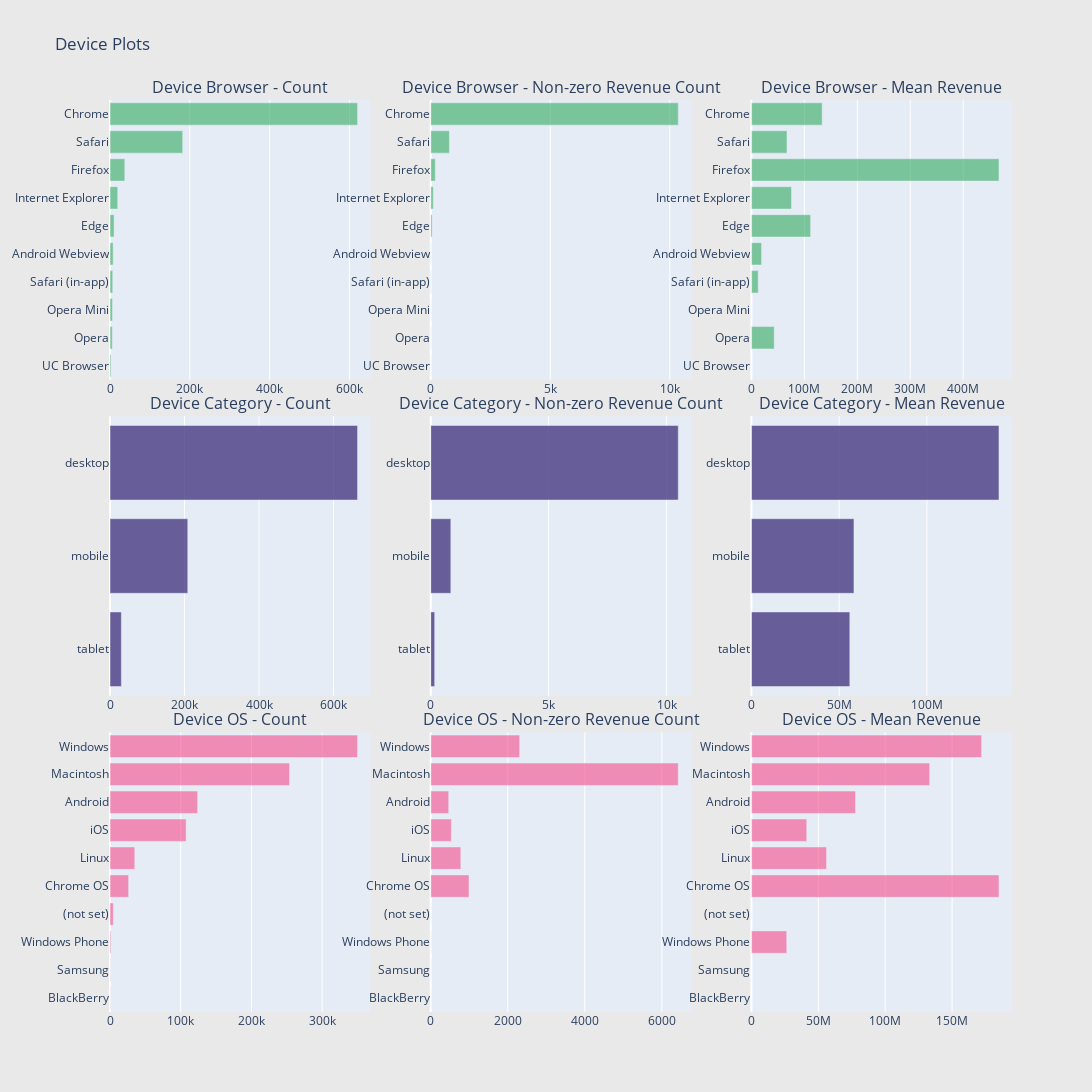

The code cell stored with this chart in its notebook:
### Code cell
def horizontal_bar_chart(cnt_srs, color):
    trace = go.Bar(
        y=cnt_srs.index[::-1],
        x=cnt_srs.values[::-1],
        showlegend=False,
        orientation = 'h',
        marker=dict(
            color=color,
        ),
    )
    return trace

# Device Browser
cnt_srs = train_df.groupby('device.browser')['totals.transactionRevenue'].agg(['size', 'count', 'mean'])
cnt_srs.columns = ["count", "count of non-zero revenue", "mean"]
cnt_srs = cnt_srs.sort_values(by="count", ascending=False)
trace1 = horizontal_bar_chart(cnt_srs["count"].head(10), 'rgba(50, 171, 96, 0.6)')
trace2 = horizontal_bar_chart(cnt_srs["count of non-zero revenue"].head(10), 'rgba(50, 171, 96, 0.6)')
trace3 = horizontal_bar_chart(cnt_srs["mean"].head(10), 'rgba(50, 171, 96, 0.6)')

# Device Category
cnt_srs = train_df.groupby('device.deviceCategory')['totals.transactionRevenue'].agg(['size', 'count', 'mean'])
cnt_srs.columns = ["count", "count of non-zero revenue", "mean"]
cnt_srs = cnt_srs.sort_values(by="count", ascending=False)
trace4 = horizontal_bar_chart(cnt_srs["count"].head(10), 'rgba(71, 58, 131, 0.8)')
trace5 = horizontal_bar_chart(cnt_srs["count of non-zero revenue"].head(10), 'rgba(71, 58, 131, 0.8)')
trace6 = horizontal_bar_chart(cnt_srs["mean"].head(10), 'rgba(71, 58, 131, 0.8)')

# Operating system
cnt_srs = train_df.groupby('device.operatingSystem')['totals.transactionRevenue'].agg(['size', 'count', 'mean'])
cnt_srs.columns = ["count", "count of non-zero revenue", "mean"]
cnt_srs = cnt_srs.sort_values(by="count", ascending=False)
trace7 = horizontal_bar_chart(cnt_srs["count"].head(10), 'rgba(246, 78, 139, 0.6)')
trace8 = horizontal_bar_chart(cnt_srs["count of non-zero revenue"].head(10),'rgba(246, 78, 139, 0.6)')
trace9 = horizontal_bar_chart(cnt_srs["mean"].head(10),'rgba(246, 78, 139, 0.6)')

# Creating two subplots
fig = tools.make_subplots(rows=3, cols=3, vertical_spacing=0.04, 
                          subplot_titles=["Device Browser - Count", "Device Browser - Non-zero Revenue Count", "Device Browser - Mean Revenue",
                                          "Device Category - Count",  "Device Category - Non-zero Revenue Count", "Device Category - Mean Revenue", 
                                          "Device OS - Count", "Device OS - Non-zero Revenue Count", "Device OS - Mean Revenue"])

fig.append_trace(trace1, 1, 1)
fig.append_trace(trace2, 1, 2)
fig.append_trace(trace3, 1, 3)
fig.append_trace(trace4, 2, 1)
fig.append_trace(trace5, 2, 2)
fig.append_trace(trace6, 2, 3)
fig.append_trace(trace7, 3, 1)
fig.append_trace(trace8, 3, 2)
fig.append_trace(trace9, 3, 3)

fig['layout'].update(height=1200, width=1200, paper_bgcolor='rgb(233,233,233)', title="Device Plots")
py.iplot(fig, filename='device-plots')

### Figure 1 — Plotly figure (JSON) as saved in the notebook; plotly's stock layout.template omitted (floating-point values rounded to 4 significant figures)
{"data": [{"marker": {"color": "rgba(50, 171, 96, 0.6)"}, "orientation": "h", "showlegend": false, "type": "bar", "x": [2427, 5643, 6139, 6850, 7865, 10205, 19375, 37069, 182245, 620364], "xaxis": "x", "y": ["UC Browser", "Opera", "Opera Mini", "Safari (in-app)", "Android Webview", "Edge", "Internet Explorer", "Firefox", "Safari", "Chrome"], "yaxis": "y"}, {"marker": {"color": "rgba(50, 171, 96, 0.6)"}, "orientation": "h", "showlegend": false, "type": "bar", "x": [0, 5, 0, 12, 6, 58, 109, 191, 780, 10353], "xaxis": "x2", "y": ["UC Browser", "Opera", "Opera Mini", "Safari (in-app)", "Android Webview", "Edge", "Internet Explorer", "Firefox", "Safari", "Chrome"], "yaxis": "y2"}, {"marker": {"color": "rgba(50, 171, 96, 0.6)"}, "orientation": "h", "showlegend": false, "type": "bar", "x": [null, 43070000, null, 12810000.0, 19140000.0, 111800000.0, 75740000.0, 467600000.0, 67180000.0, 133600000.0], "xaxis": "x3", "y": ["UC Browser", "Opera", "Opera Mini", "Safari (in-app)", "Android Webview", "Edge", "Internet Explorer", "Firefox", "Safari", "Chrome"], "yaxis": "y3"}, {"marker": {"color": "rgba(71, 58, 131, 0.8)"}, "orientation": "h", "showlegend": false, "type": "bar", "x": [30449, 208725, 664479], "xaxis": "x4", "y": ["tablet", "mobile", "desktop"], "yaxis": "y4"}, {"marker": {"color": "rgba(71, 58, 131, 0.8)"}, "orientation": "h", "showlegend": false, "type": "bar", "x": [168, 852, 10495], "xaxis": "x5", "y": ["tablet", "mobile", "desktop"], "yaxis": "y5"}, {"marker": {"color": "rgba(71, 58, 131, 0.8)"}, "orientation": "h", "showlegend": false, "type": "bar", "x": [56080000.0, 58430000.0, 141100000.0], "xaxis": "x6", "y": ["tablet", "mobile", "desktop"], "yaxis": "y6"}, {"marker": {"color": "rgba(246, 78, 139, 0.6)"}, "orientation": "h", "showlegend": false, "type": "bar", "x": [218, 280, 1216, 4695, 26337, 35034, 107665, 123892, 253938, 350072], "xaxis": "x7", "y": ["BlackBerry", "Samsung", "Windows Phone", "(not set)", "Chrome OS", "Linux", "iOS", "Android", "Macintosh", "Windows"], "yaxis": "y7"}, {"marker": {"color": "rgba(246, 78, 139, 0.6)"}, "orientation": "h", "showlegend": false, "type": "bar", "x": [0, 0, 1, 0, 994, 782, 536, 467, 6426, 2309], "xaxis": "x8", "y": ["BlackBerry", "Samsung", "Windows Phone", "(not set)", "Chrome OS", "Linux", "iOS", "Android", "Macintosh", "Windows"], "yaxis": "y8"}, {"marker": {"color": "rgba(246, 78, 139, 0.6)"}, "orientation": "h", "showlegend": false, "type": "bar", "x": [null, null, 26400000, null, 185000000.0, 56150000.0, 41360000.0, 77820000.0, 133300000.0, 172100000.0], "xaxis": "x9", "y": ["BlackBerry", "Samsung", "Windows Phone", "(not set)", "Chrome OS", "Linux", "iOS", "Android", "Macintosh", "Windows"], "yaxis": "y9"}], "layout": {"annotations": [{"font": {"size": 16}, "showarrow": false, "text": "Device Browser - Count", "x": 0.1444, "xanchor": "center", "xref": "paper", "y": 1, "yanchor": "bottom", "yref": "paper"}, {"font": {"size": 16}, "showarrow": false, "text": "Device Browser - Non-zero Revenue Count", "x": 0.5, "xanchor": "center", "xref": "paper", "y": 1, "yanchor": "bottom", "yref": "paper"}, {"font": {"size": 16}, "showarrow": false, "text": "Device Browser - Mean Revenue", "x": 0.8556, "xanchor": "center", "xref": "paper", "y": 1, "yanchor": "bottom", "yref": "paper"}, {"font": {"size": 16}, "showarrow": false, "text": "Device Category - Count", "x": 0.1444, "xanchor": "center", "xref": "paper", "y": 0.6533, "yanchor": "bottom", "yref": "paper"}, {"font": {"size": 16}, "showarrow": false, "text": "Device Category - Non-zero Revenue Count", "x": 0.5, "xanchor": "center", "xref": "paper", "y": 0.6533, "yanchor": "bottom", "yref": "paper"}, {"font": {"size": 16}, "showarrow": false, "text": "Device Category - Mean Revenue", "x": 0.8556, "xanchor": "center", "xref": "paper", "y": 0.6533, "yanchor": "bottom", "yref": "paper"}, {"font": {"size": 16}, "showarrow": false, "text": "Device OS - Count", "x": 0.1444, "xanchor": "center", "xref": "paper", "y": 0.3067, "yanchor": "bottom", "yref": "paper"}, {"font": {"size": 16}, "showarrow": false, "text": "Device OS - Non-zero Revenue Count", "x": 0.5, "xanchor": "center", "xref": "paper", "y": 0.3067, "yanchor": "bottom", "yref": "paper"}, {"font": {"size": 16}, "showarrow": false, "text": "Device OS - Mean Revenue", "x": 0.8556, "xanchor": "center", "xref": "paper", "y": 0.3067, "yanchor": "bottom", "yref": "paper"}], "height": 1200, "paper_bgcolor": "rgb(233,233,233)", "title": {"text": "Device Plots"}, "width": 1200, "xaxis": {"anchor": "y", "domain": [0, 0.2889]}, "xaxis2": {"anchor": "y2", "domain": [0.3556, 0.6444]}, "xaxis3": {"anchor": "y3", "domain": [0.7111, 1]}, "xaxis4": {"anchor": "y4", "domain": [0, 0.2889]}, "xaxis5": {"anchor": "y5", "domain": [0.3556, 0.6444]}, "xaxis6": {"anchor": "y6", "domain": [0.7111, 1]}, "xaxis7": {"anchor": "y7", "domain": [0, 0.2889]}, "xaxis8": {"anchor": "y8", "domain": [0.3556, 0.6444]}, "xaxis9": {"anchor": "y9", "domain": [0.7111, 1]}, "yaxis": {"anchor": "x", "domain": [0.6933, 1]}, "yaxis2": {"anchor": "x2", "domain": [0.6933, 1]}, "yaxis3": {"anchor": "x3", "domain": [0.6933, 1]}, "yaxis4": {"anchor": "x4", "domain": [0.3467, 0.6533]}, "yaxis5": {"anchor": "x5", "domain": [0.3467, 0.6533]}, "yaxis6": {"anchor": "x6", "domain": [0.3467, 0.6533]}, "yaxis7": {"anchor": "x7", "domain": [0, 0.3067]}, "yaxis8": {"anchor": "x8", "domain": [0, 0.3067]}, "yaxis9": {"anchor": "x9", "domain": [0, 0.3067]}}}
